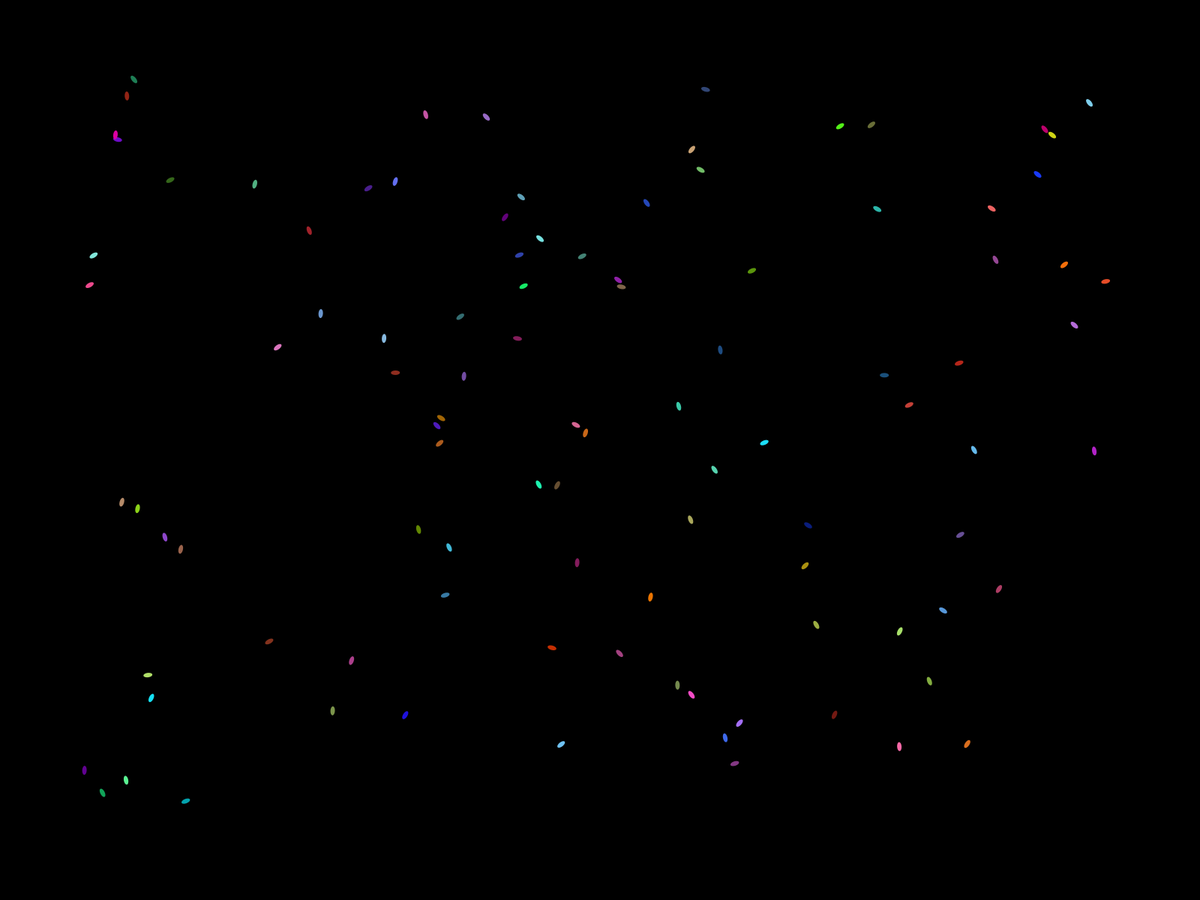
Frame 1 (no input)
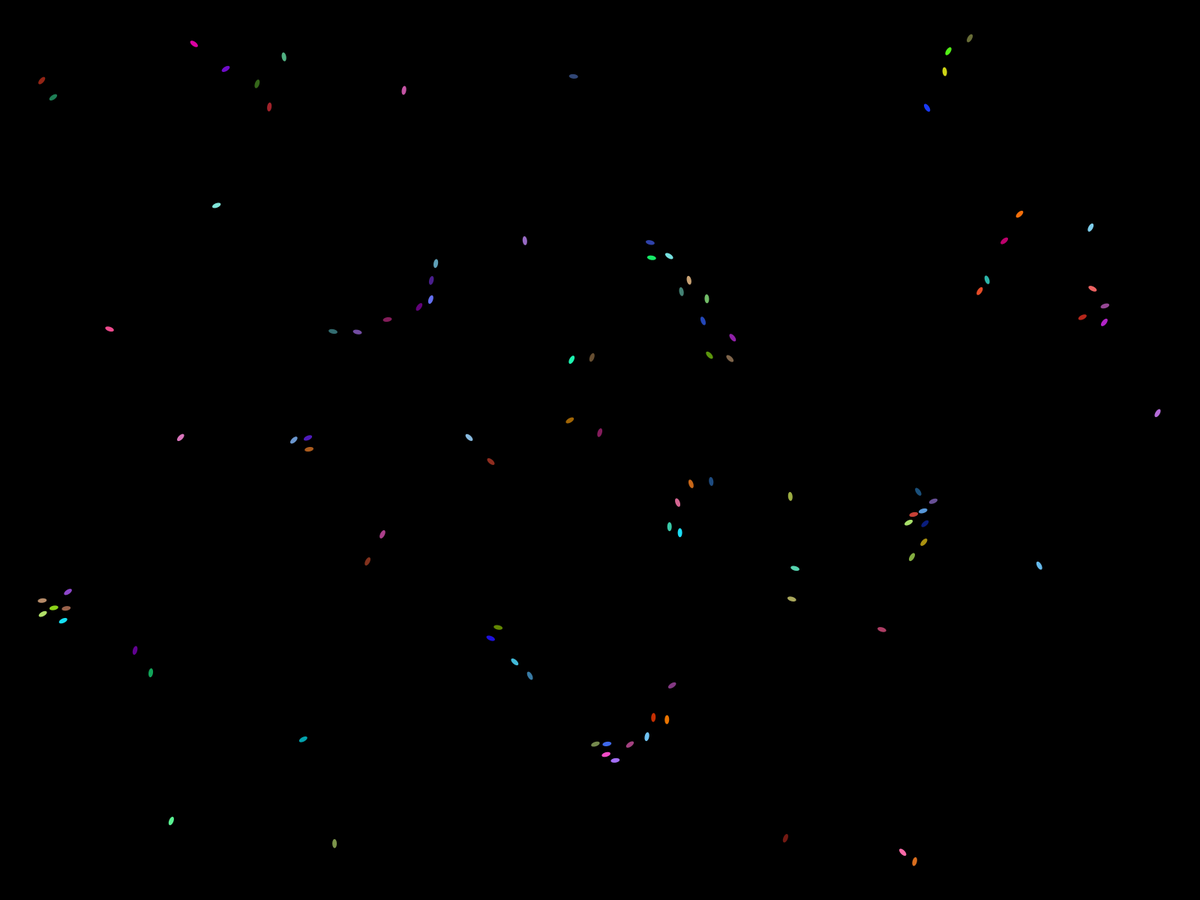
Frame 60 (the mouse pressed at the canvas centre just before this capture)
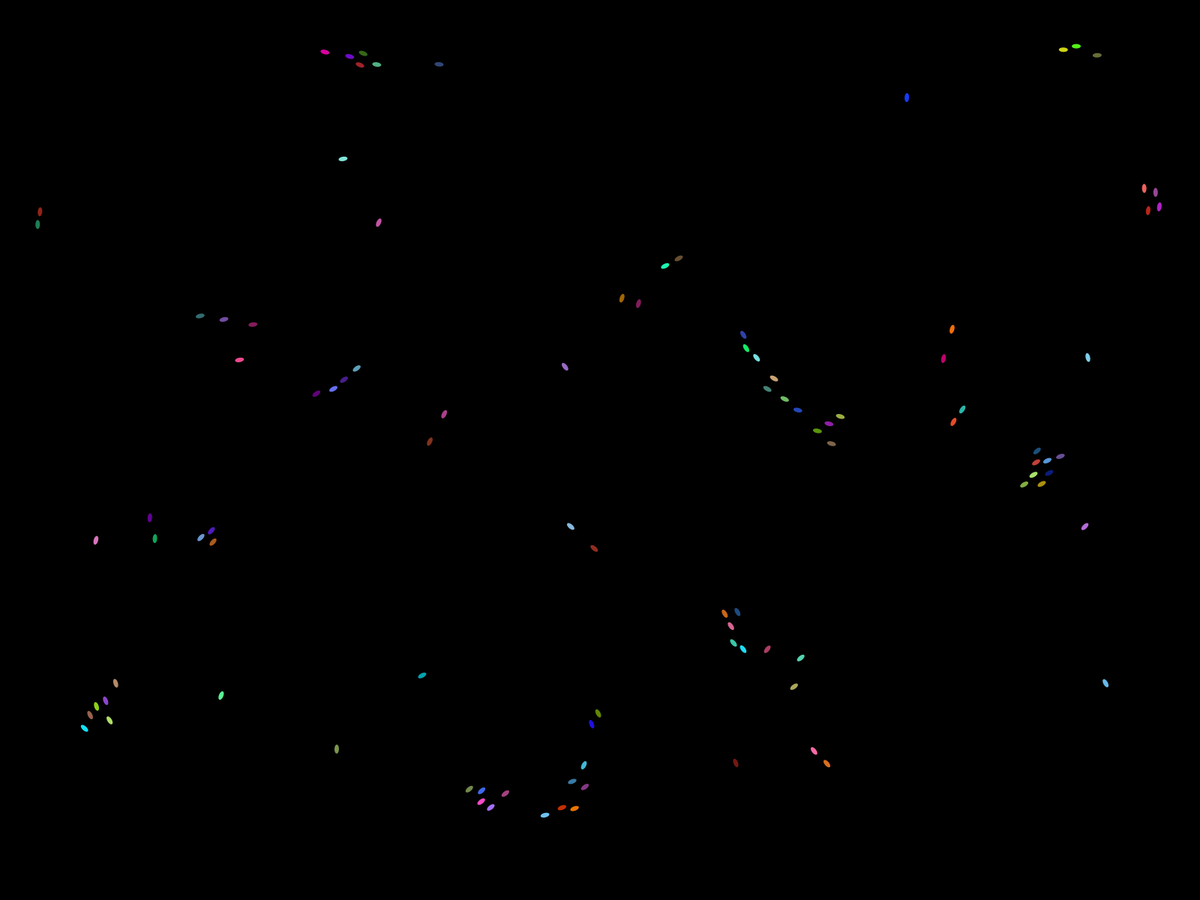
Frame 120 (the mouse held since frame 60 and released just before this capture)

The Processing sketch that drew these frames (run headless with seeded random() and noise(); from frame 60 on, the mouse is pressed at the canvas centre):

// Processing sketch: Boids
// ── Boids.pde
ArrayList<Bird> flock = new ArrayList<Bird>();
float birdSpeed = 3;
float visionRange = 50;
float spaceRange = 15;
float flockRange = 100;
float numberOfBirds = 100;

void setup(){
  //size(1600,800);
  fullScreen();
  
  frameRate(100);
  colorMode(HSB);
  
  ellipseMode(RADIUS);
  noStroke();
  fill(255);
  
  for(int i = 0; i < numberOfBirds; i++){
    Bird bird = new Bird(random(100, width-100), random(100, height-100), birdSpeed, random(-3, 3));
    flock.add(bird); 
    bird.assignFlock(flock);
  }
}

void draw(){
  background(0);
  
  for(Bird b: flock){
    b.update(); 
    b.display(); 
  }
}

class Bird {
  PVector pos, vel;
  float speed;
  float range1, range2, range3;
  ArrayList<Bird> flock;
  color col;
  
  Bird(float x, float y){
    pos = new PVector(x, y);
    
    range1 = spaceRange;
    range2 = visionRange;
    range3 = flockRange;
    speed = birdSpeed;
    col = color(random(255),random(255),random(255));
  }
  
  Bird(float x, float y, float mag, float ang){
    pos = new PVector(x, y);
    vel = PVector.fromAngle(ang);
    vel.mult(mag);
    range1 = spaceRange;
    range2 = visionRange;
    range3 = flockRange;
    speed = birdSpeed;
    col = color(random(255),100+random(155), 100+random(155));
  }
  
  void assignFlock(ArrayList<Bird> birds){
    this.flock = birds; 
  }
  
  void update(){
    //followMouse();
    cohere();
    align();
    separate();
    avoidWall();
    
    vel.normalize();
    vel.mult(speed);
    
    move();
  }
  
  void display(){
    //fill(255,5);
    //ellipse(pos.x, pos.y, range3, range3);
    
    fill(col);
    
    translate(pos.x, pos.y);
    rotate(vel.heading());
    
    ellipse(0,0, 6, 3);
    
    rotate(-vel.heading());
    translate(-pos.x, -pos.y);
  }
  
  void move(){
    pos.x += vel.x;
    pos.y += vel.y;  
  }
  
  void avoidWall(){
    if(pos.x < range2 && vel.x < 0){
      vel.x = -vel.x; 
    } else if(pos.x > width - range2 && vel.x > 0){
      vel.x = -vel.x; 
    }
    
    if(pos.y < range2 && vel.y < 0){
      vel.y = -vel.y; 
    } else if(pos.y > height - range2 && vel.y > 0){
      vel.y = -vel.y; 
    }
  }
  
  void align(){
     PVector acc = new PVector(0,0);
     for(Bird b: flock){
       if(this.pos.dist(b.pos) < range2 && b != this){
         acc.add(b.vel);
       }
     }
     
     acc.normalize();
     acc.mult(speed/10);
     vel.add(acc);
  }
  
  void separate(){
    PVector acc = new PVector(0,0);
    for(Bird b: flock){
       if(this.pos.dist(b.pos) < range1 && b != this){
         PVector diff = PVector.sub(this.pos, b.pos);
         acc.add(diff);
       }
    }
    
    acc.normalize();
    acc.mult(speed/5);
    vel.add(acc);
  }
  
  void cohere(){
    PVector acc = new PVector(0,0);
    for(Bird b: flock){
       if(this.pos.dist(b.pos) < range3 && b != this){
         PVector diff = PVector.sub(b.pos, this.pos);
         acc.add(diff);
       }
    }
    
    acc.normalize();
    acc.mult(speed/40);
    vel.add(acc);
  }
  
  void followMouse(){
    PVector mouse = new PVector(mouseX, mouseY);
    PVector acc = PVector.sub(mouse, this.pos);
    acc.normalize();
    acc.mult(speed/20);
    vel.add(acc);
  }
}
